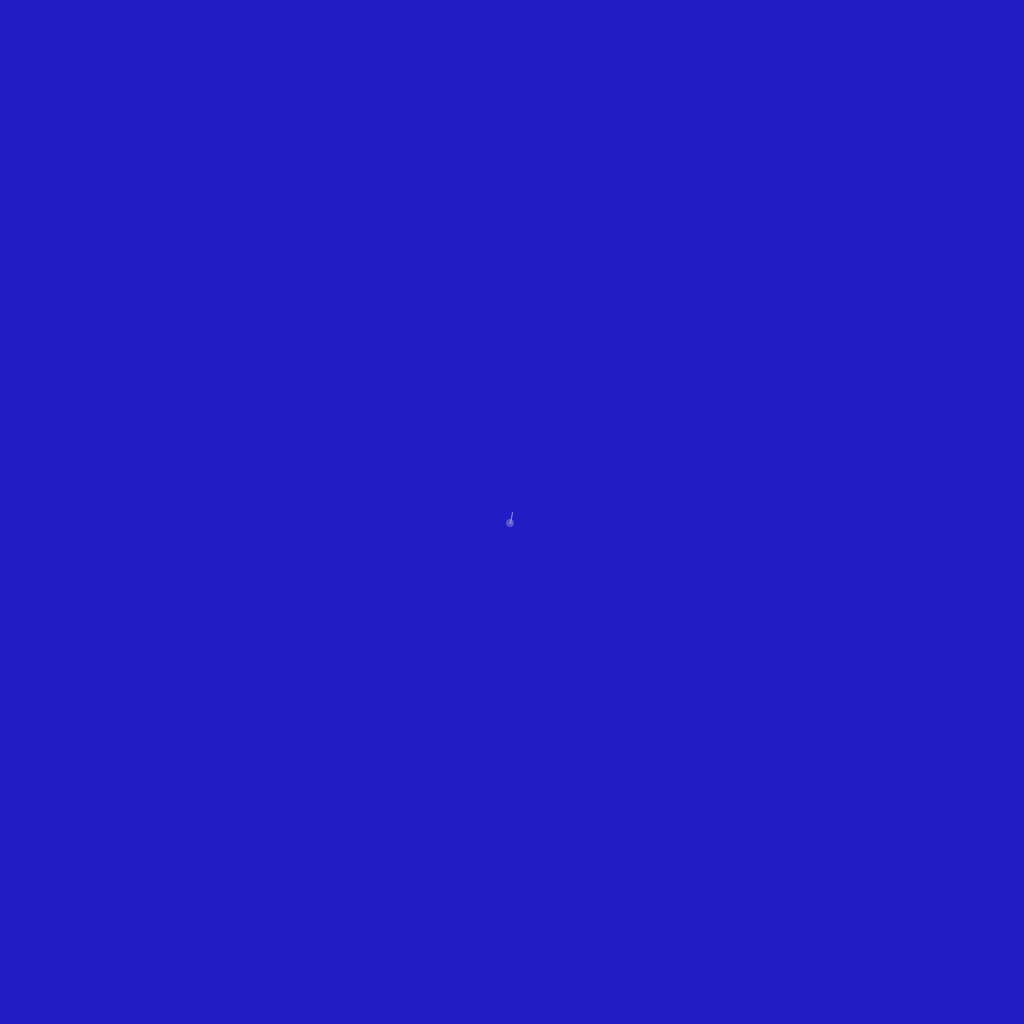
Frame 1 (no input)
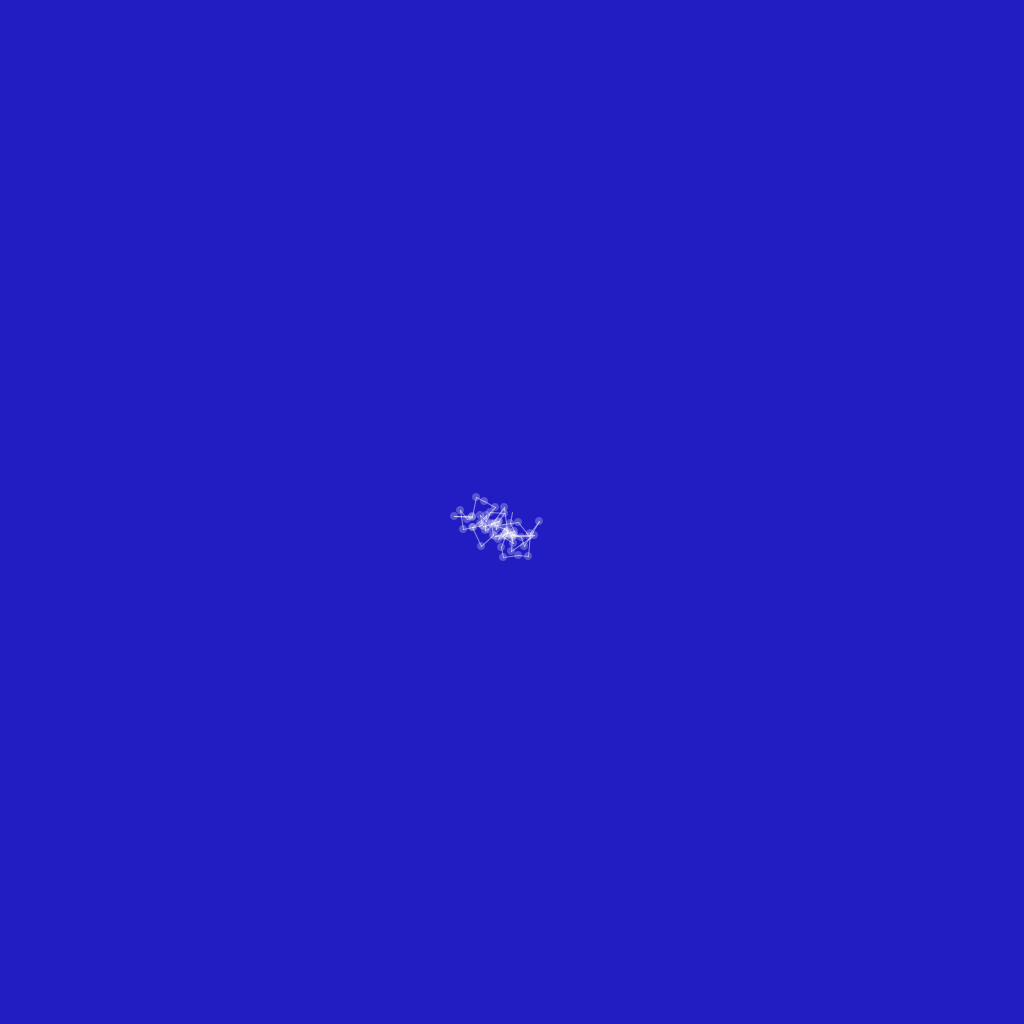
Frame 60 (the mouse pressed at the canvas centre just before this capture)
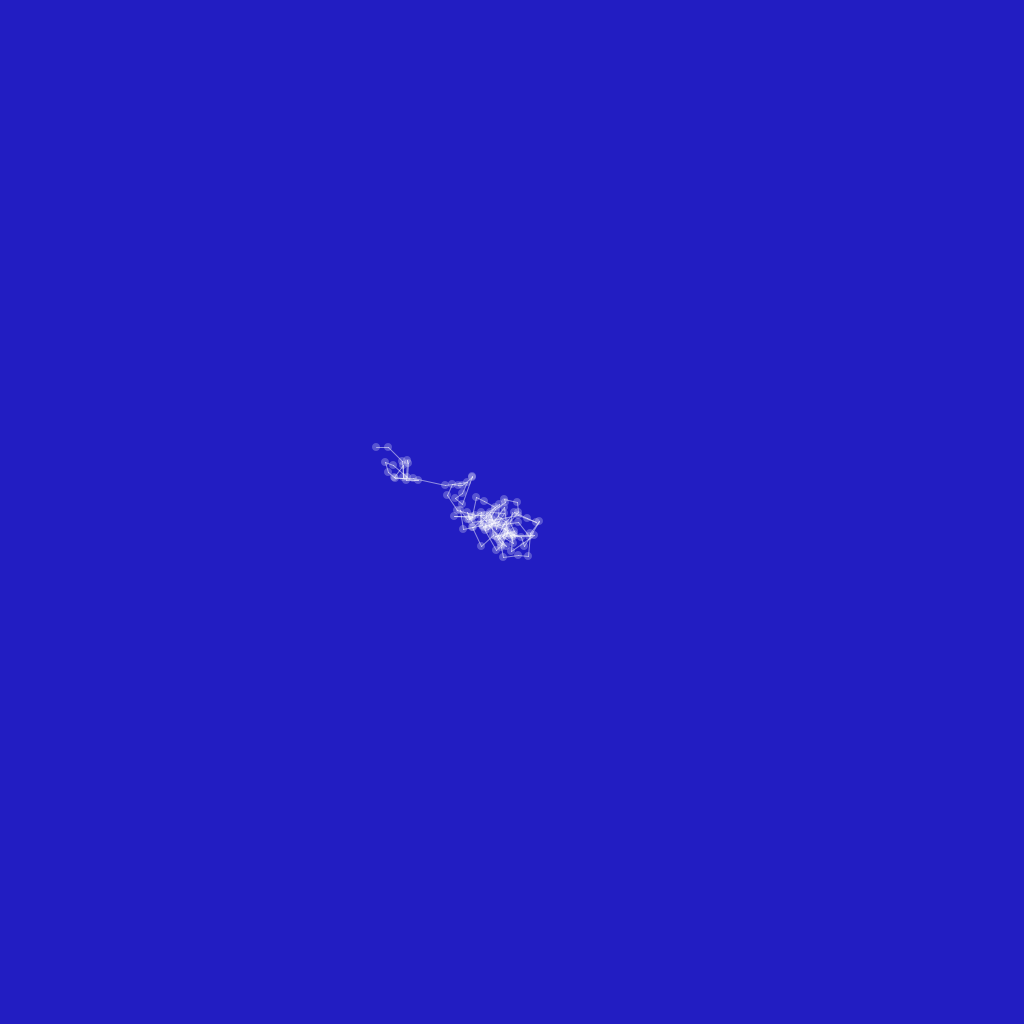
Frame 120 (the mouse held since frame 60 and released just before this capture)

The Processing sketch that drew these frames (run headless with seeded random() and noise(); from frame 60 on, the mouse is pressed at the canvas centre):

// Processing sketch: Walker
// ── Walker.pde
/*
 * Walker -- after The Nature of Code
 * by Eduardo Morais / May 2021 - www.eduardomorais.pt
 */

import java.util.Random;

Rando w;

void setup() {
	size(1024,1024);
	background(#221DC2);
	stroke(255);
	strokeWeight(1);
	w = new Rando();
}


void draw() {
	w.walk();
	w.display();
}

void keyReleased() {
	w = new Rando();
}

void mouseReleased() {
	w.attract();	
}

class Rando {
	int x;
	int y;
	int px;
	int py;
	int mx;
	int my;
  Random genera;

	Rando(int posx, int posy) {
		x = posx;
		y = posy;
		mx = x;
		my = y;
    genera = new Random();
	}

	Rando() {
		this(width/2, height/2);
	}

	void attract() {
		mx = mouseX;
		my = mouseY;
	}

	void walk() {
		px = x;
		py = y;
		int sx, sy;
		sx = mx > x ? 1 : -1;
		sy = my > y ? 1 : -1;

		sx = mx==x ? 0 : sx;
		sy = my==y ? 0 : sy;

    float num = (float) genera.nextGaussian();
		x += num*10 + sx;
    num = (float) genera.nextGaussian();
		y += num*10 + sy;

	}

	void display() {
    stroke(255, 128);
    strokeWeight(1);
    noFill();
		line(px,py, x,y);
    fill(255, 64);
    noStroke();
    ellipse (x,y,8,8);
	}

}
